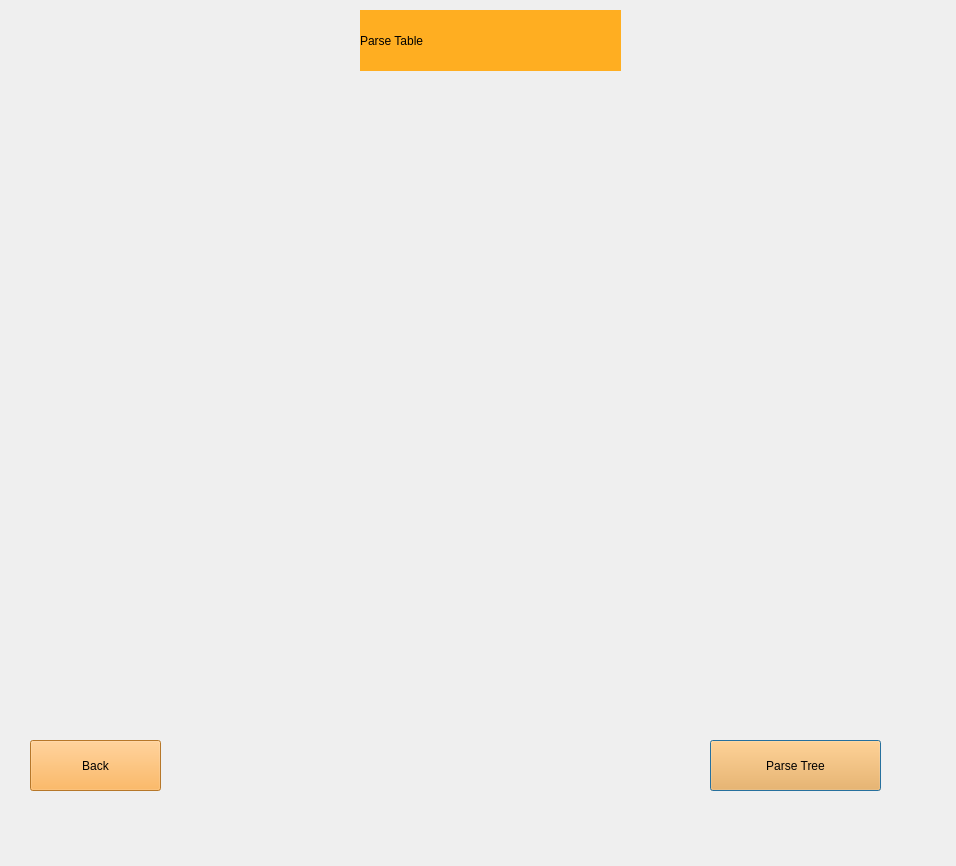
<?xml version="1.0" encoding="UTF-8"?>
<ui version="4.0">
 <class>Dialog</class>
 <widget class="QDialog" name="Dialog">
  <property name="geometry">
   <rect>
    <x>0</x>
    <y>0</y>
    <width>956</width>
    <height>866</height>
   </rect>
  </property>
  <property name="windowTitle">
   <string>Dialog</string>
  </property>
  <widget class="QLabel" name="label">
   <property name="geometry">
    <rect>
     <x>360</x>
     <y>10</y>
     <width>261</width>
     <height>61</height>
    </rect>
   </property>
   <property name="styleSheet">
    <string notr="true">font: 75 28pt &quot;MS Shell Dlg 2&quot;;
background-color: rgb(255, 174, 33);
</string>
   </property>
   <property name="text">
    <string>Parse Table</string>
   </property>
  </widget>
  <widget class="QPushButton" name="parse">
   <property name="geometry">
    <rect>
     <x>710</x>
     <y>740</y>
     <width>171</width>
     <height>51</height>
    </rect>
   </property>
   <property name="styleSheet">
    <string notr="true">font: 75 16pt &quot;MS Shell Dlg 2&quot;;
background-color: rgb(255, 166, 57);</string>
   </property>
   <property name="text">
    <string>Parse Tree</string>
   </property>
  </widget>
  <widget class="QPushButton" name="back">
   <property name="geometry">
    <rect>
     <x>30</x>
     <y>740</y>
     <width>131</width>
     <height>51</height>
    </rect>
   </property>
   <property name="styleSheet">
    <string notr="true">font: 75 16pt &quot;MS Shell Dlg 2&quot;;
background-color: rgb(255, 166, 57);</string>
   </property>
   <property name="text">
    <string>Back</string>
   </property>
  </widget>
  <widget class="QLabel" name="label_2">
   <property name="geometry">
    <rect>
     <x>0</x>
     <y>90</y>
     <width>961</width>
     <height>641</height>
    </rect>
   </property>
   <property name="text">
    <string/>
   </property>
   <property name="pixmap">
    <pixmap>../../Downloads/WhatsApp Image 2022-05-24 at 1.06.29 PM.jpeg</pixmap>
   </property>
  </widget>
 </widget>
 <resources/>
 <connections/>
</ui>
